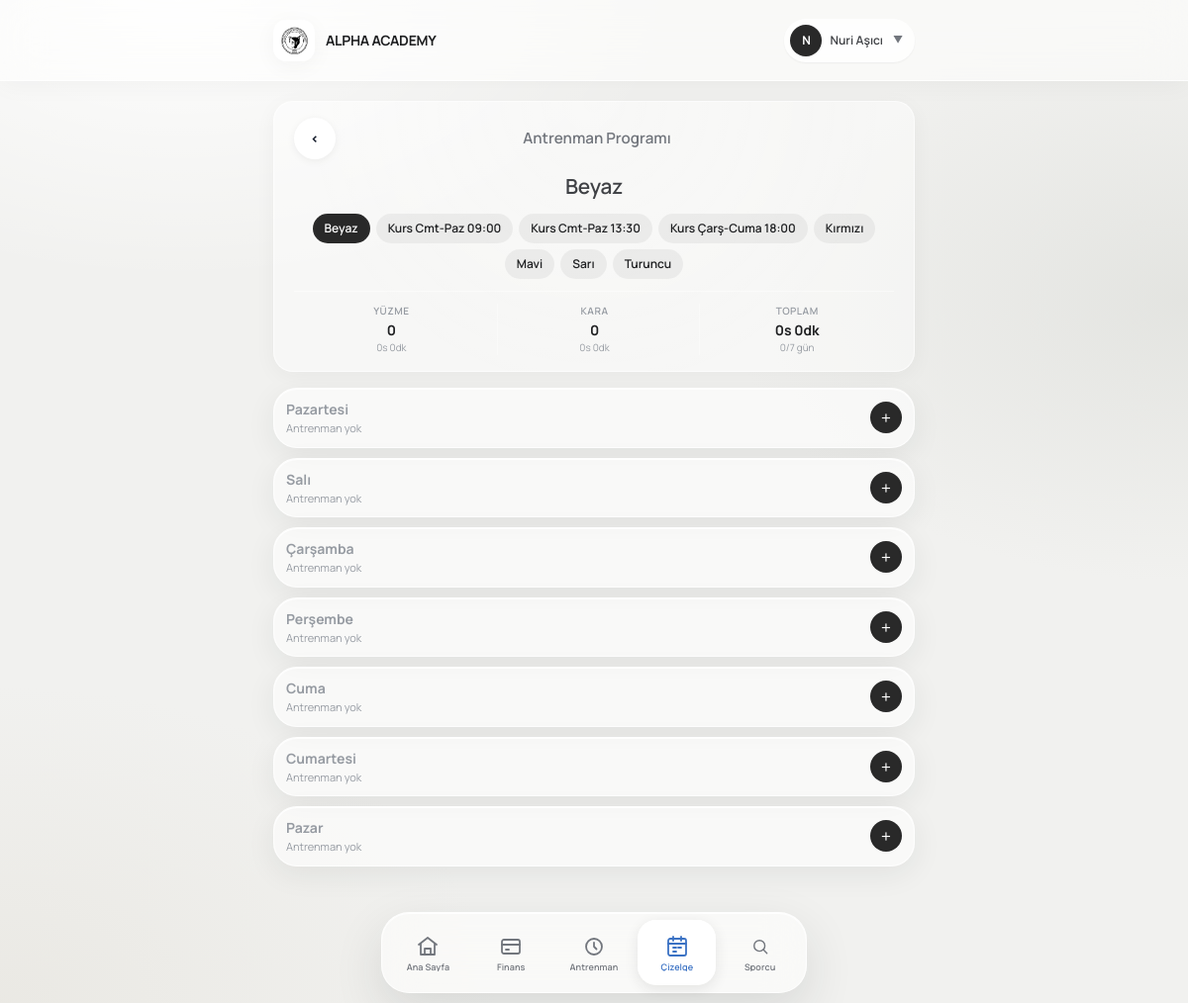
Screenshot of /teams/schedule/ (signed in) with the database file from the repository.
### users/models.py (models this page shows, shortened)
class User(AbstractUser):
    class Role(models.TextChoices):
        PARENT = 'parent', 'Veli'
        ADMIN = 'admin', 'Yönetici'
        COACH = 'coach', 'Antrenör'
        FINANCE = 'finance', 'Mali İşler'
    email = models.EmailField(unique=True, verbose_name="E-posta Adresi")
    role = models.CharField(
        max_length=20,
        choices=Role.choices,
        default=Role.PARENT,
        verbose_name="Kullanıcı Rolü"
    )
    phone_number = models.CharField(max_length=15, blank=True, null=True, verbose_name="Telefon Numarası")
    tc_identity = models.CharField(max_length=11, blank=True, null=True, verbose_name="T.C. Kimlik No")
    USERNAME_FIELD = 'username'
    REQUIRED_FIELDS = ['email', 'first_name', 'last_name']
    class Meta:
        verbose_name = "Kullanıcı"
        verbose_name_plural = "Kullanıcılar"
    @property
    def is_club_admin(self):
        return self.role == self.Role.ADMIN
    @property
    def is_coach(self):
        return self.role == self.Role.COACH

### teams/models.py (models this page shows, shortened)
class Team(models.Model):
    name = models.CharField(max_length=100, verbose_name="Takım / Grup Adı")
    description = models.TextField(blank=True, null=True, verbose_name="Açıklama / Yaş Grubu")
    coaches = models.ManyToManyField(
        settings.AUTH_USER_MODEL,
        blank=True,
        limit_choices_to={'role__in': ['coach', 'club_admin']},
        related_name='assigned_teams',
        verbose_name="Sorumlu Antrenörler"
    )
    is_active = models.BooleanField(default=True, verbose_name="Aktif mi?")
    created_at = models.DateTimeField(auto_now_add=True)
    class Meta:
        verbose_name = "Takım"
        verbose_name_plural = "Takımlar"

### teams/views.py (the view)
# urls.py: path('schedule/', views.team_schedule_home, name='team-schedule-home'),
@login_required
def team_schedule_home(request):
	teams = _schedule_teams(request)
	team = teams.filter(pk=request.GET.get('team')).first() or teams.first()
	context = _weekly_schedule_context(team) if team else {
		'team': None,
		'weekly_days': [],
		'scheduled_day_count': 0,
	}
	context['schedule_teams'] = teams
	return render(request, 'team/weekly_schedule.html', context)

### teams/views.py (called while the page is built)
def _schedule_teams(request):
	teams = Team.objects.order_by('name')
	if request.user.is_coach:
		teams = teams.filter(coaches=request.user)
	return teams

### templates/team/weekly_schedule.html (shortened to what this page needs)
{% extends "base.html" %}
{% block content %}
<div class="dashboard">
    {% if team %}
        <div class="profile-hero-card mb-4">
            <div class="profile-hero-top">
                <a href="{% url 'team-detail' team.pk %}" class="profile-hero-back-btn" title="Geri" aria-label="Takım profili">‹</a>
                <h1 class="profile-hero-title">Antrenman Programı</h1>
            </div>
            <div class="profile-hero-content">
                <h2 class="profile-hero-name">{{ team.name }}</h2>
                {% if schedule_teams|length > 1 %}
                    <form method="get" aria-label="Takım seçimi" class="ui-week-teams">
                        {% for schedule_team in schedule_teams %}
                            <button type="submit"
                                    name="team"
                                    value="{{ schedule_team.pk }}"
                                    class="ui-week-team {% if team.pk == schedule_team.pk %}is-active{% endif %}"
                                    {% if team.pk == schedule_team.pk %}aria-current="true"{% endif %}>
                                {{ schedule_team.name }}
                            </button>
                        {% endfor %}
                    </form>
                {% endif %}
                <div class="w-full h-px bg-white/40 my-3"></div>
                <div class="grid grid-cols-3 gap-2 w-full text-center">
                    <div class="flex flex-col items-center">
                        <span class="text-[10px] uppercase tracking-wider font-semibold text-[var(--ui-subtle)]">Yüzme</span>
                        <span class="text-sm font-bold mt-0.5">{{ swimming_count }}</span>
                        <span class="text-[10px] text-[var(--ui-subtle)]">{{ swimming_training_hours }}s {{ swimming_training_minutes }}dk</span>
                    </div>
                    <div class="flex flex-col items-center border-l border-white/30 px-1">
                        <span class="text-[10px] uppercase tracking-wider font-semibold text-[var(--ui-subtle)]">Kara</span>
                        <span class="text-sm font-bold mt-0.5">{{ land_count }}</span>
                        <span class="text-[10px] text-[var(--ui-subtle)]">{{ land_training_hours }}s {{ land_training_minutes }}dk</span>
                    </div>
                    <div class="flex flex-col items-center border-l border-white/30 px-1">
                        <span class="text-[10px] uppercase tracking-wider font-semibold text-[var(--ui-subtle)]">Toplam</span>
                        <span class="text-sm font-bold mt-0.5">{{ total_training_hours }}s {{ total_training_minutes }}dk</span>
                        <span class="text-[10px] text-[var(--ui-subtle)]">{{ scheduled_day_count }}/7 gün</span>
                    </div>
                </div>
            </div>
        </div>
        {% include "team/partials/weekly_schedule_board.html" %}
    {% else %}
        <div class="ui-empty">
            <div class="ui-empty-icon" aria-hidden="true">📅</div>
            <h2 class="ui-empty-title">Takım bulunamadı</h2>
            <p class="ui-empty-description">Görüntülenecek takım bulunmuyor.</p>
        </div>
    {% endif %}
</div>
{% endblock %}

### templates/components/app/topbar.html (shortened to what this page needs)
{% load static %}
<div class="app-topbar">
    <div class="app-topbar-inner">
        <a href="/" class="app-brand hover:opacity-90 transition-opacity">
            <div class="app-brand-logo flex items-center justify-center font-black text-xs text-[var(--ui-primary-text)] bg-[var(--ui-primary)]">
                <img src="/media/logos/new_logo.png" alt="Alpha Academy Logo" class="w-full h-full object-cover" />
            </div>
            <div class="min-w-0">
                <span class="app-brand-name">ALPHA ACADEMY</span>
            </div>
        </a>
        {% if request.user.is_authenticated %}
            <div class="app-topbar-actions relative" id="topbar-user-dropdown-wrapper">
                <button type="button"
                        class="flex items-center gap-2 p-1.5 pr-3 rounded-full bg-white/60 hover:bg-white/90 border border-[var(--ui-border-dark)] backdrop-blur-md shadow-sm transition-all active:scale-[0.98]"
                        onclick="document.getElementById('topbar-user-dropdown').classList.toggle('hidden')">
                    <div class="w-8 h-8 rounded-full bg-[var(--ui-dark)] text-white text-xs font-bold flex items-center justify-center shadow-sm shrink-0">
                        {% if request.user.first_name %}
                            {{ request.user.first_name|first|upper }}
                        {% else %}
                            {{ request.user.username|first|upper }}
                        {% endif %}
                    </div>
                    <span class="hidden sm:inline text-xs font-semibold text-[var(--ui-text-soft)]">
                        {% if request.user.get_full_name %}
                            {{ request.user.get_full_name }}
                        {% else %}
                            {{ request.user.username }}
                        {% endif %}
                    </span>
                    <span class="text-[10px] text-[var(--ui-muted)] ml-0.5">▼</span>
                </button>
            </div>
        {% endif %}
    </div>
</div>

### rows the page displays
User: user.first_name|first "N", user.get_full_name "Nuri Aşıcı"
Team: name "Beyaz", {{ schedule_team.pk }} 16 (drawn)
Team: {{ schedule_team.pk }} 19 (drawn), name "Kurs Cmt-Paz 09:00"
Team: {{ schedule_team.pk }} 17 (drawn), name "Kurs Cmt-Paz 13:30"
Team: {{ schedule_team.pk }} 18 (drawn), name "Kurs Çarş-Cuma 18:00"
Team: {{ schedule_team.pk }} 12 (drawn), name "Kırmızı"
Team: {{ schedule_team.pk }} 13 (drawn), name "Mavi"
Team: {{ schedule_team.pk }} 15 (drawn), name "Sarı"
Team: {{ schedule_team.pk }} 14 (drawn), name "Turuncu"

### other values shown
{{ swimming_count }} "0"
{{ swimming_training_hours }} "0"
{{ swimming_training_minutes }} "0"
{{ land_count }} "0"
{{ land_training_hours }} "0"
{{ land_training_minutes }} "0"
{{ total_training_hours }} "0"
{{ total_training_minutes }} "0"
{{ scheduled_day_count }} "0"
{{ day.label }} "Pazartesi" "Salı" "Çarşamba" "Perşembe" "Cuma" "Cumartesi" "Pazar"
